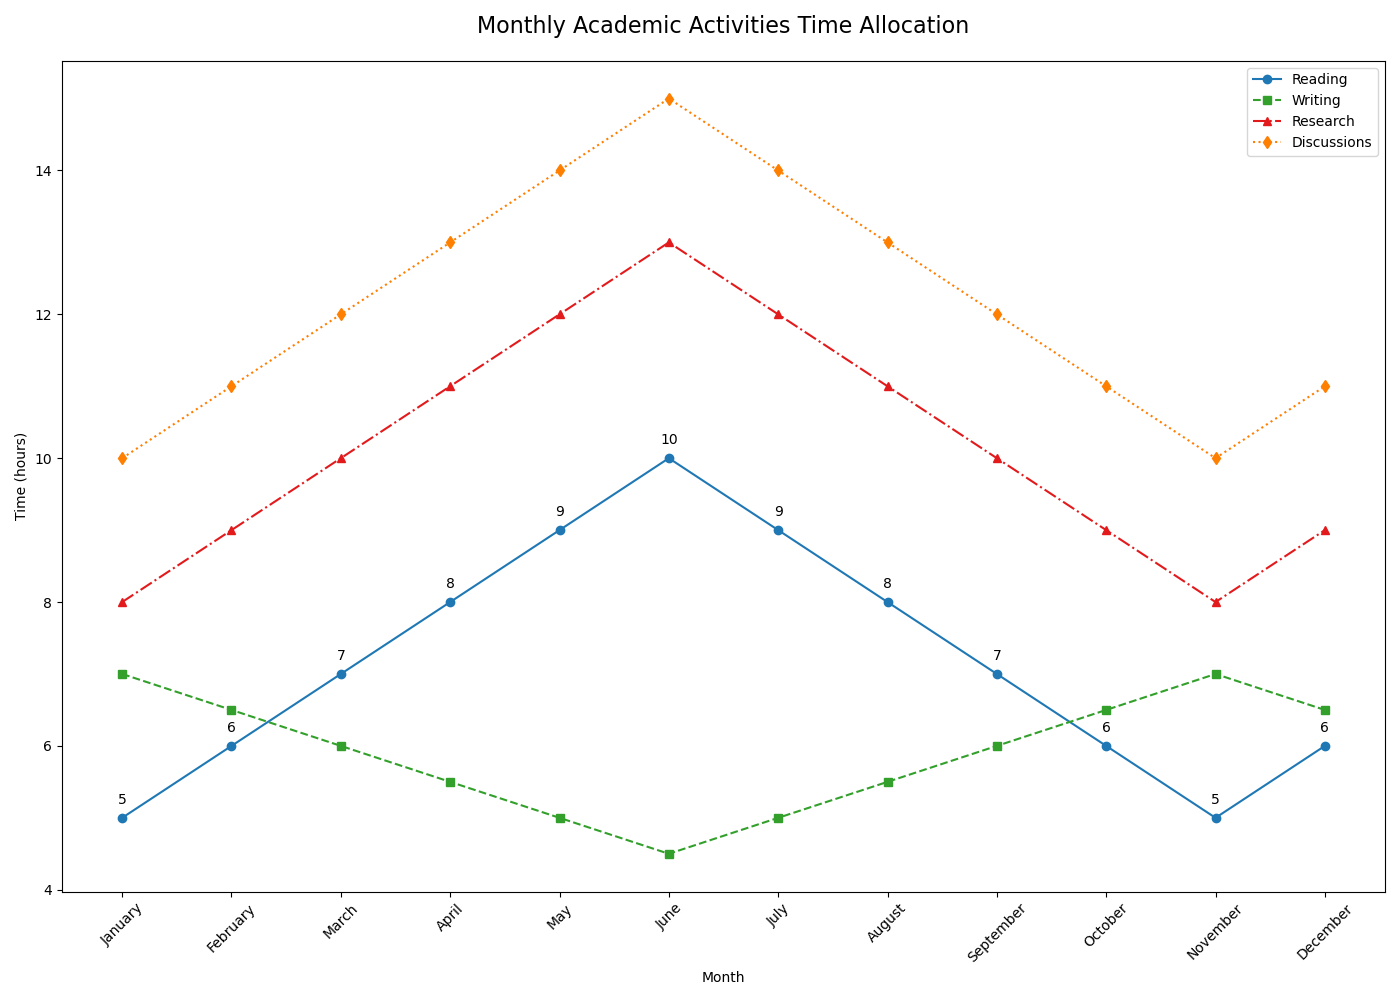

Source code (Python):

import matplotlib.pyplot as plt

# Data provided in the question
chart_data = [
    {'Month': 'January', 'Reading (hours)': 5, 'Writing (hours)': 7, 'Research (hours)': 8, 'Discussions (hours)': 10},
    {'Month': 'February', 'Reading (hours)': 6, 'Writing (hours)': 6.5, 'Research (hours)': 9, 'Discussions (hours)': 11},
    {'Month': 'March', 'Reading (hours)': 7, 'Writing (hours)': 6, 'Research (hours)': 10, 'Discussions (hours)': 12},
    {'Month': 'April', 'Reading (hours)': 8, 'Writing (hours)': 5.5, 'Research (hours)': 11, 'Discussions (hours)': 13},
    {'Month': 'May', 'Reading (hours)': 9, 'Writing (hours)': 5, 'Research (hours)': 12, 'Discussions (hours)': 14},
    {'Month': 'June', 'Reading (hours)': 10, 'Writing (hours)': 4.5, 'Research (hours)': 13, 'Discussions (hours)': 15},
    {'Month': 'July', 'Reading (hours)': 9, 'Writing (hours)': 5, 'Research (hours)': 12, 'Discussions (hours)': 14},
    {'Month': 'August', 'Reading (hours)': 8, 'Writing (hours)': 5.5, 'Research (hours)': 11, 'Discussions (hours)': 13},
    {'Month': 'September', 'Reading (hours)': 7, 'Writing (hours)': 6, 'Research (hours)': 10, 'Discussions (hours)': 12},
    {'Month': 'October', 'Reading (hours)': 6, 'Writing (hours)': 6.5, 'Research (hours)': 9, 'Discussions (hours)': 11},
    {'Month': 'November', 'Reading (hours)': 5, 'Writing (hours)': 7, 'Research (hours)': 8, 'Discussions (hours)': 10},
    {'Month': 'December', 'Reading (hours)': 6, 'Writing (hours)': 6.5, 'Research (hours)': 9, 'Discussions (hours)': 11}
]

# Extracting the data for plotting
months = [entry['Month'] for entry in chart_data]
reading_hours = [entry['Reading (hours)'] for entry in chart_data]
writing_hours = [entry['Writing (hours)'] for entry in chart_data]
research_hours = [entry['Research (hours)'] for entry in chart_data]
discussions_hours = [entry['Discussions (hours)'] for entry in chart_data]

# Plotting the data
plt.figure(figsize=(14, 10))

plt.plot(months, reading_hours, label='Reading', marker='o', linestyle='-', color='#1f78b4')
plt.plot(months, writing_hours, label='Writing', marker='s', linestyle='--', color='#33a02c')
plt.plot(months, research_hours, label='Research', marker='^', linestyle='-.', color='#e31a1c')
plt.plot(months, discussions_hours, label='Discussions', marker='d', linestyle=':', color='#ff7f00')

# Adding the title and labels
plt.title('Monthly Academic Activities Time Allocation', fontsize=16, pad=20)
plt.xlabel('Month')
plt.ylabel('Time (hours)')
plt.xticks(rotation=45)  # Rotate the x-axis labels for better readability

# Adding annotations
for i, txt in enumerate(reading_hours):
    plt.annotate(txt, (months[i], reading_hours[i]), textcoords="offset points", xytext=(0,10), ha='center')

# Adding a legend
plt.legend(loc='upper right')

# Adjust layout to prevent clipping and show the plot
plt.tight_layout()
plt.show()
